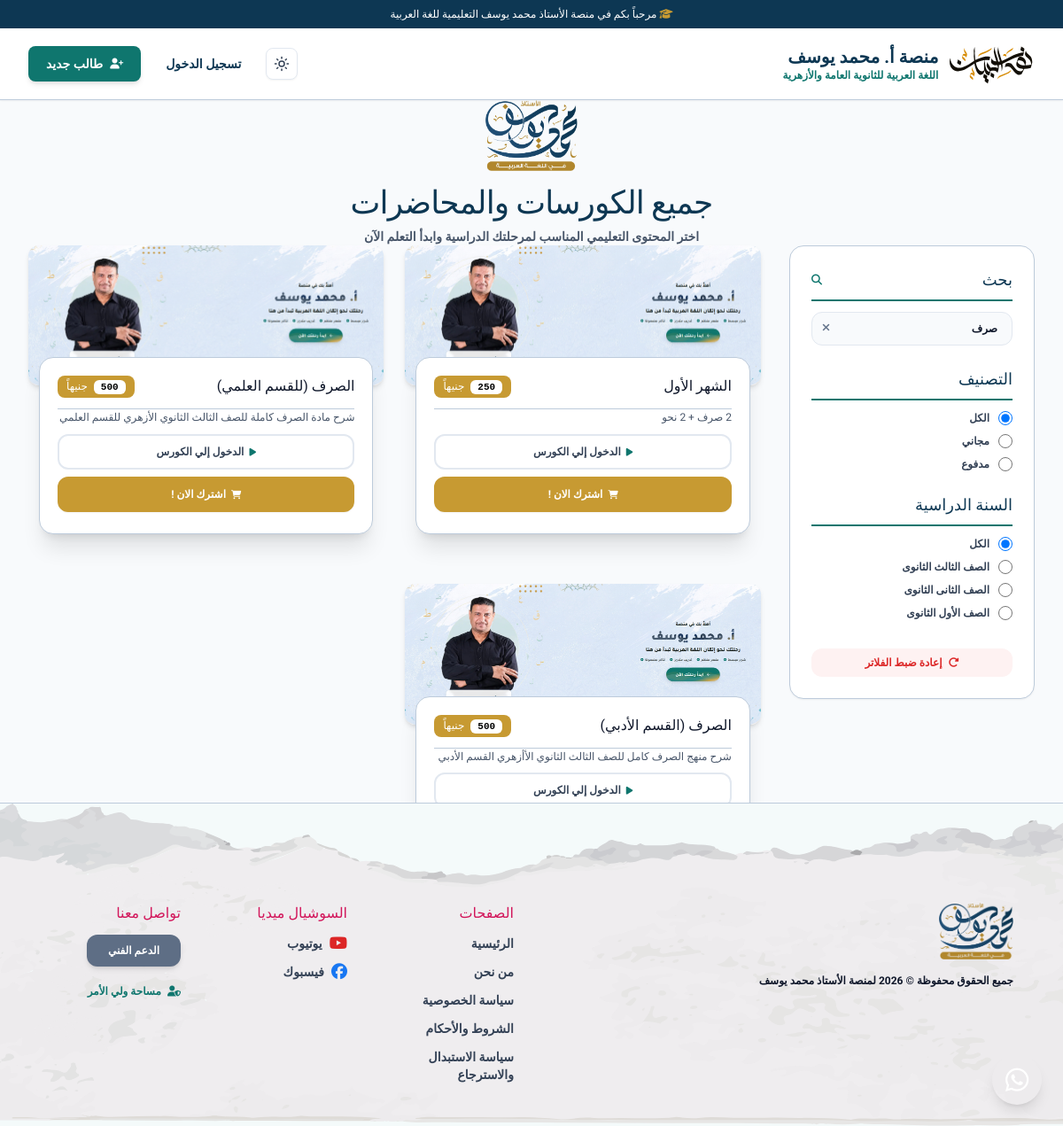
The page /courses.php?search=صرف on the database its author committed.
### tables this page shows
CREATE TABLE `Year` (
  `id` varchar(50) NOT NULL,
  `name` varchar(255) NOT NULL,
  `image` text DEFAULT NULL,
  `order` int(11) DEFAULT 0,
  `hasSpecializations` tinyint(1) DEFAULT 0,
  `createdAt` datetime DEFAULT current_timestamp(),
  `updatedAt` datetime DEFAULT current_timestamp() ON UPDATE current_timestamp(),
  `nahwLink` text DEFAULT NULL,
  `sarfLink` text DEFAULT NULL,
  `balaghaLink` text DEFAULT NULL,
  `adabLink` text DEFAULT NULL,
  PRIMARY KEY (`id`)
);

CREATE TABLE `Course` (
  `id` varchar(50) NOT NULL,
  `title` varchar(255) NOT NULL,
  `description` text DEFAULT NULL,
  `price` double NOT NULL DEFAULT 0,
  `thumbnail` text DEFAULT NULL,
  `sectionId` varchar(50) DEFAULT NULL,
  `order` int(11) DEFAULT 0,
  `published` tinyint(1) DEFAULT 1,
  `featured` tinyint(1) DEFAULT 0,
  `specialization` enum('ADABI','ELMI') DEFAULT NULL,
  `createdAt` datetime DEFAULT current_timestamp(),
  `updatedAt` datetime DEFAULT current_timestamp() ON UPDATE current_timestamp(),
  PRIMARY KEY (`id`),
  KEY `sectionId` (`sectionId`),
  CONSTRAINT `Course_ibfk_1` FOREIGN KEY (`sectionId`) REFERENCES `Section` (`id`) ON DELETE SET NULL
);

### courses.php (the view, shortened to what this page needs)
<?php
require_once __DIR__ . '/includes/header.php';
$db = getDB();
$yearsStmt = $db->query("SELECT id, name FROM Year ORDER BY `order` ASC, createdAt ASC");
$years = $yearsStmt->fetchAll();
$search = trim($_GET['search'] ?? '');
$type = trim($_GET['type'] ?? '');
$selectedYear = trim($_GET['year'] ?? '');
$page = max(1, (int)($_GET['page'] ?? 1));
$limit = 9;
$offset = ($page - 1) * $limit;
$where = ["published = 1"];
$params = [];
if ($search !== '') {
    $where[] = "(title LIKE ? OR description LIKE ?)";
    $params[] = "%{$search}%";
    $params[] = "%{$search}%";
}
$whereSql = implode(' AND ', $where);
$coursesStmt = $db->prepare("
    SELECT * FROM Course
    WHERE {$whereSql}
    ORDER BY `order` ASC, createdAt DESC
    LIMIT {$limit} OFFSET {$offset}
");
$coursesStmt->execute($params);
$courses = $coursesStmt->fetchAll();
$fullEnrolledCourseIds = [];
$lessonEnrolledCourseIds = [];
function filterUrl($key, $val) {
    $q = $_GET;
    if ($val === '' || $val === null) {
        unset($q[$key]);
    } else {
        $q[$key] = $val;
    }
    $q['page'] = 1;
    return '?' . http_build_query($q);
}
?>
<div class="min-h-screen bg-slate-50/60 pb-28">
    <div class="flex flex-col justify-center items-center pt-24 pb-8">
        <a href="/" class="transition-transform hover:scale-105 duration-300">
            <img src="/public/identity/logo.png" alt="Logo" class="h-20 w-auto object-contain mx-auto mb-4 drop-shadow-sm">
        </a>
        <h1 class="text-3xl md:text-4xl font-black text-[#0d3753] tracking-tight">جميع الكورسات والمحاضرات</h1>
        <p class="text-sm font-bold text-slate-500 mt-2">اختر المحتوى التعليمي المناسب لمرحلتك الدراسية وابدأ التعلم الآن</p>
    </div>
    <div class="max-w-7xl mx-auto px-4 sm:px-6 lg:px-8">
        <div class="flex flex-col gap-8 lg:flex-row" dir="rtl">
            <aside class="w-full lg:w-1/4 space-y-6 rounded-2xl bg-white dark:bg-[#12283a] p-6 shadow-sm border border-slate-200/80 dark:border-slate-800 h-fit sticky top-24">
                <div>
                    <h3 class="mb-3 text-lg font-black text-[#0d3753] dark:text-white border-b-2 border-[#0f766e] pb-2 flex items-center justify-between">
                        <span>بحث</span>
                        <i class="fa-solid fa-magnifying-glass text-xs text-[#0f766e]"></i>
                    </h3>
                    <form method="GET" action="" class="relative">
                        <input
                            type="text"
                            name="search"
                            placeholder="ابحث عن كورس..."
                            value="<?= htmlspecialchars($search) ?>"
                            class="w-full rounded-xl border border-slate-200 dark:border-slate-700 bg-slate-50 dark:bg-slate-800/80 px-4 py-2.5 text-xs font-bold text-slate-800 dark:text-slate-100 placeholder-slate-400 outline-none transition focus:border-[#0f766e] focus:bg-white dark:focus:bg-slate-800 focus:ring-2 focus:ring-[#0f766e]/20"
                        />
                        <?php if ($search): ?>
                            <a href="<?= filterUrl('search', '') ?>" class="absolute left-3 top-2.5 text-slate-400 hover:text-slate-600 dark:hover:text-slate-200 text-xs">
                                <i class="fa-solid fa-xmark"></i>
                            </a>
                        <?php endif; ?>
                    </form>
                </div>
                <div>
                    <h3 class="mb-3 text-lg font-black text-[#0d3753] dark:text-white border-b-2 border-[#0f766e] pb-2">التصنيف</h3>
                    <div class="flex flex-col gap-2.5 text-xs font-bold text-slate-700 dark:text-slate-300">
                        <label class="flex items-center gap-2.5 cursor-pointer hover:text-[#0f766e] dark:hover:text-teal-400 transition">
                            <input type="radio" name="filter_type" onchange="location.href='<?= filterUrl('type', '') ?>'" <?= $type === '' ? 'checked' : '' ?> class="w-4 h-4 text-[#0f766e] accent-[#0f766e]">
                            <span>الكل</span>
                        </label>
                        <label class="flex items-center gap-2.5 cursor-pointer hover:text-[#0f766e] dark:hover:text-teal-400 transition">
                            <input type="radio" name="filter_type" onchange="location.href='<?= filterUrl('type', 'free') ?>'" <?= $type === 'free' ? 'checked' : '' ?> class="w-4 h-4 text-[#0f766e] accent-[#0f766e]">
                            <span>مجاني</span>
                        </label>
                        <label class="flex items-center gap-2.5 cursor-pointer hover:text-[#0f766e] dark:hover:text-teal-400 transition">
                            <input type="radio" name="filter_type" onchange="location.href='<?= filterUrl('type', 'paid') ?>'" <?= $type === 'paid' ? 'checked' : '' ?> class="w-4 h-4 text-[#0f766e] accent-[#0f766e]">
                            <span>مدفوع</span>
                        </label>
                    </div>
                </div>
                <div>
                    <h3 class="mb-3 text-lg font-black text-[#0d3753] dark:text-white border-b-2 border-[#0f766e] pb-2">السنة الدراسية</h3>
                    <div class="flex flex-col gap-2.5 text-xs font-bold text-slate-700 dark:text-slate-300">
                        <label class="flex items-center gap-2.5 cursor-pointer hover:text-[#0f766e] dark:hover:text-teal-400 transition">
                            <input type="radio" name="filter_year" onchange="location.href='<?= filterUrl('year', '') ?>'" <?= $selectedYear === '' ? 'checked' : '' ?> class="w-4 h-4 text-[#0f766e] accent-[#0f766e]">
                            <span>الكل</span>
                        </label>
                        <?php foreach ($years as $y): ?>
                            <label class="flex items-center gap-2.5 cursor-pointer hover:text-[#0f766e] dark:hover:text-teal-400 transition">
                                <input type="radio" name="filter_year" onchange="location.href='<?= filterUrl('year', $y['id']) ?>'" <?= $selectedYear === $y['id'] ? 'checked' : '' ?> class="w-4 h-4 text-[#0f766e] accent-[#0f766e]">
                                <span><?= htmlspecialchars($y['name']) ?></span>
                            </label>
                        <?php endforeach; ?>
                    </div>
                </div>
                <?php if ($search || $type || $selectedYear): ?>
                    <div class="pt-2">
                        <a href="/courses.php" class="block w-full text-center py-2 rounded-xl text-xs font-bold text-red-600 bg-red-50 hover:bg-red-100 transition">
                            <i class="fa-solid fa-rotate-right ml-1"></i> إعادة ضبط الفلاتر
                        </a>
                    </div>
                <?php endif; ?>
            </aside>
            <div class="w-full lg:w-3/4 space-y-8">
                <?php if (empty($courses)): ?>
                    <div class="py-20 text-center rounded-2xl bg-white border border-slate-200/80 p-8 shadow-sm">
                        <div class="w-16 h-16 rounded-full bg-slate-100 text-slate-400 flex items-center justify-center mx-auto mb-4 text-2xl">
                            <i class="fa-solid fa-box-open"></i>
                        </div>
                        <h3 class="text-lg font-bold text-slate-800 mb-1">لا توجد كورسات مطابقة لبحثك</h3>
                        <p class="text-xs text-slate-500 mb-4">جرب البحث بكلمات أخرى أو اختر مرحلة دراسية مختلفة</p>
                        <a href="/courses.php" class="inline-flex items-center gap-2 px-5 py-2.5 rounded-xl bg-[#0f766e] text-white text-xs font-bold hover:bg-[#0d635c] transition">
                            عرض جميع الكورسات
                        </a>
                    </div>
                <?php else: ?>
                    <div class="grid grid-cols-1 md:grid-cols-2 xl:grid-cols-3 gap-6">
                        <?php foreach ($courses as $c): ?>
                            <?php
                                $isFullEnrolled = in_array($c['id'], $fullEnrolledCourseIds);
                                $isLessonEnrolled = in_array($c['id'], $lessonEnrolledCourseIds);
                                $thumb = $c['thumbnail'] ?: '/public/identity/logo.png';
                            ?>
                            <div class="group relative max-w-[540px] max-lg:max-w-full">
                                <div class="w-full overflow-hidden rounded-xl shadow-md bg-slate-100 aspect-video">
                                    <img
                                        src="<?= htmlspecialchars($thumb) ?>"
                                        alt="<?= htmlspecialchars($c['title']) ?>"
                                        class="w-full h-full object-cover transform transition duration-500 ease-out group-hover:scale-110 group-hover:brightness-105"
                                        loading="lazy"
                                    />
                                </div>
                                <div class="px-3">
                                    <div class="duration-300 min-h-[200px] -translate-y-8 space-y-3.5 rounded-2xl bg-white dark:bg-[#12283a] px-5 py-5 shadow-xl border border-slate-100 dark:border-slate-800 transition-all group-hover:-translate-y-9 group-hover:shadow-2xl">
                                        <div class="flex items-start justify-between border-b border-slate-100 dark:border-slate-800 pb-3 gap-2">
                                            <h2 class="text-base font-black text-slate-900 dark:text-white group-hover:text-[#0f766e] dark:group-hover:text-teal-400 transition-colors line-clamp-1">
                                                <?= htmlspecialchars($c['title']) ?>
                                            </h2>
                                            <div class="max-h-fit rounded-lg bg-[#c79a32] px-2.5 py-1 text-center text-xs font-black text-white shrink-0 transition-transform duration-300 group-hover:rotate-2">
                                                <?php if ($isFullEnrolled): ?>
                                                    <span class="rounded-md bg-emerald-600 text-white px-2 py-0.5 text-[11px] font-black">مشترك في الكورس كاملاً</span>
                                                <?php elseif ($isLessonEnrolled): ?>
                                                    <span class="rounded-md bg-amber-500 text-white px-2 py-0.5 text-[11px] font-black">مشترك في حصة منفصلة</span>
                                                <?php elseif ($c['price'] > 0): ?>
                                                    <span class="ml-1 rounded-md bg-white px-2 py-0.5 text-black font-mono text-[11px] font-bold"><?= number_format((float)$c['price'], 0) ?></span> جنيهاً
                                                <?php else: ?>
                                                    مجاني
                                                <?php endif; ?>
                                            </div>
                                        </div>
                                        <div class="space-y-2">
                                            <p class="font-normal text-slate-500 dark:text-slate-400 text-xs line-clamp-2 leading-relaxed">
                                                <?= htmlspecialchars($c['description'] ?: 'شرح وتدريبات تفاعلية متكاملة لمادة اللغة العربية') ?>
                                            </p>
                                        </div>
                                        <div class="flex flex-col justify-center gap-2 pt-2">
                                            <a href="/course.php?id=<?= urlencode($c['id']) ?>" class="w-full">
                                                <button class="w-full py-2.5 rounded-xl font-bold text-xs border-2 border-slate-200 dark:border-slate-700 bg-white dark:bg-slate-800/80 text-slate-700 dark:text-slate-200 transition duration-200 hover:-translate-y-[2px] hover:border-[#c79a32] hover:bg-slate-50 dark:hover:bg-slate-800 flex items-center justify-center gap-1.5">
                                                    <i class="fa-solid fa-play text-[10px] text-[#0f766e] dark:text-teal-400"></i>
                                                    <span><?= $isLessonEnrolled ? 'الدخول لمتابعة الحصة' : 'الدخول إلي الكورس' ?></span>
                                                </button>
                                            </a>
                                            <?php if (!$isFullEnrolled && $c['price'] > 0): ?>
                                                <a href="/purchase.php?id=<?= urlencode($c['id']) ?>" class="w-full">
                                                    <button class="w-full py-2.5 rounded-xl font-bold text-xs border-2 border-[#c79a32] bg-[#c79a32] text-white transition duration-200 hover:-translate-y-[2px] hover:bg-[#b08728] shadow-sm flex items-center justify-center gap-1.5">
                                                        <i class="fa-solid fa-cart-shopping text-[10px]"></i>
                                                        <span><?= $isLessonEnrolled ? 'ترقية للكورس كاملاً (' . number_format($c['price'], 0) . ' ج.م)' : 'اشترك الان !' ?></span>
                                                    </button>
                                                </a>
                                            <?php endif; ?>
                                        </div>
                                    </div>
                                </div>
                            </div>
                        <?php endforeach; ?>
                    </div>
                <?php endif; ?>
            </div>
        </div>
    </div>
</div>
<?php require_once __DIR__ . '/includes/footer.php'; ?>

### includes/header.php (style rules this page uses)
:root { --font-family: 'Almarai', 'Cairo', sans-serif; --PPBackgroundColor: #ffffff; --PPrimaryColor: #0f766e; --PButtonColor: #c79a32; --PTextColor: #111a14; --PCardColor: #f4f8fa; --PThirdColor: #0d3753; }
body { font-family: 'Almarai', 'Cairo', system-ui, sans-serif; background-color: #f8fafc; color: #0f172a; direction: rtl; overflow-x: hidden; transition: background-color 0.2s ease, color 0.2s ease; }

### rows shown on the page
year: filter_year "☐ الصف الثالث الثانوى", name "الصف الثالث الثانوى"
year: filter_year "☐ الصف الثانى الثانوى", name "الصف الثانى الثانوى"
year: filter_year "☐ الصف الأول الثانوى", name "الصف الأول الثانوى"
course: thumbnail (picture), title "الشهر الأول", price "250", description "2 صرف + 2 نحو", shows "الدخول إلي الكورس", shows "اشترك الان !"
course: thumbnail (picture), title "الصرف (للقسم العلمي)", price "500", description "شرح مادة الصرف كاملة للصف الثالث الثانوي الأزهري للقسم العلمي", shows "الدخول إلي الكورس", shows "اشترك الان !"
course: thumbnail (picture), title "الصرف (القسم الأدبي)", price "500", description "شرح منهج الصرف كامل للصف الثالث الثانوي الأأزهري القسم الأدبي", shows "الدخول إلي الكورس"
